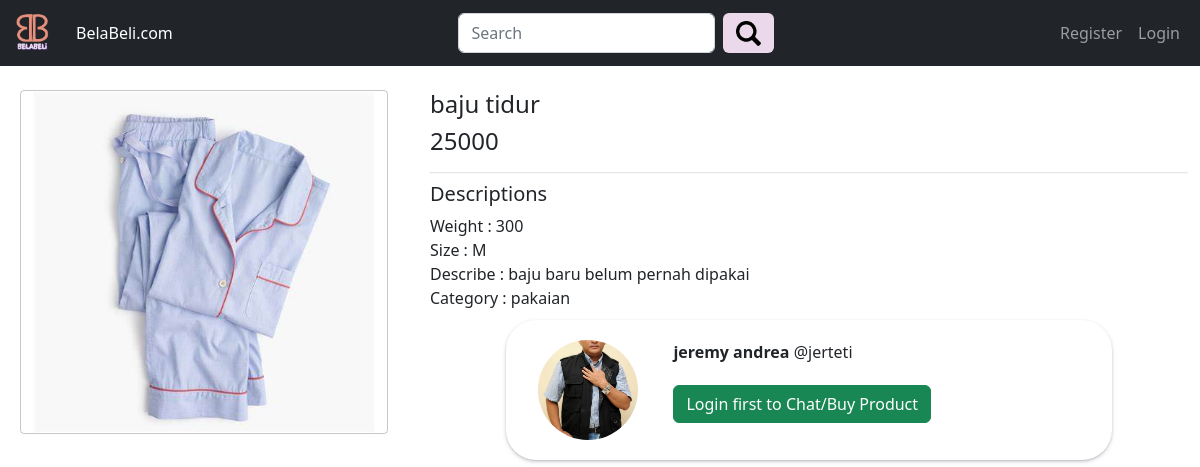
Page /detailProduct.php?product_id=1 on the committed database.
### tables this page shows
CREATE TABLE `product` (
  `product_id` int(100) NOT NULL,
  `product_name` varchar(100) NOT NULL,
  `product_price` int(100) NOT NULL,
  `product_weight` int(100) NOT NULL,
  `product_size` varchar(100) NOT NULL,
  `product_desc` varchar(500) NOT NULL,
  `product_category` varchar(100) NOT NULL,
  `user_id` int(100) NOT NULL,
  `product_img` text DEFAULT NULL
);

CREATE TABLE `user` (
  `user_id` int(11) NOT NULL,
  `username` varchar(300) NOT NULL,
  `fullname` varchar(500) NOT NULL,
  `password` text NOT NULL,
  `profilepic` text DEFAULT 'resource/img/user/blank.jpg'
);

### detailProduct.php (the view, shortened to what this page needs)
<?php
    include 'api/connect.php';
    if((!isset($_GET['product_id'])) || empty($_GET['product_id']) || !is_numeric($_GET['product_id'])) {
        header('Location: index.php');
    } else {
    $product_id = $_GET['product_id'];
    $sql = 'SELECT *
            FROM product p join user u on p.user_id = u.user_id
            WHERE p.product_id = ?';
    $stmt = $conn->prepare($sql);
    $stmt->execute([$product_id]);
    $row = $stmt->fetch();
    }
?>
<!DOCTYPE html>
<html lang="en">
    <head>
        <link href="https://cdn.jsdelivr.net/npm/bootstrap@5.2.3/dist/css/bootstrap.min.css" rel="stylesheet">
    </head>
    <body>
        <div class="container-fluid">
            <div class="row">
                <?php include 'includes/navbar.php'; ?>
            </div>
            <br>
            <div class="row" style="margin-top:66px">
                <div class="col-md-4 col-sm-4 photo">
                    <div class="container border border-dark border-opacity-25 rounded-1">
                        <?php
                                if ($row['product_img'] == null) {
                                    echo '<p class="container text-center gy-10 py-5">No Image Available</p>';
                                }
                                else {
                                    echo '<img class="card-img-top" src="'. $row['product_img'] .'" alt="Card image" style="width:100%;">';
                                };
                        ?>
                    </div>
                </div>
                <div class="col-md-8 col-sm-8 product">
                    <div class="row">
                        <div class="col">
                            <?php
                            echo '<h4>'.$row['product_name'].'</h4>';
                            echo '<h4>'.$row['product_price'].'</h4>';
                            ?>
                        </div>
                       <div class="col">
                       </div>
                    </div>
                    <hr>
                    <div class="row">
                        <h5>Descriptions</h5>
                        <div>
                            <?php
                                echo 'Weight : ' . $row['product_weight'] . '<br>';
                                echo 'Size : ' . $row['product_size'] . '<br>';
                                echo 'Describe : ' . $row['product_desc'] . '<br>';
                                echo 'Category : ' . $row['product_category'];
                            ?>
                        </div>
                    </div>
                    <div style="width:100%;display:flex;justify-content:center;align-items:center;">
                        <div onclick="window.location.href = 'detailToko.php?user_id=<?= $row['user_id']?>'" style="width:80%;box-shadow: rgba(50, 50, 93, 0.25) 0px 2px 5px -1px, rgba(0, 0, 0, 0.3) 0px 1px 3px -1px;border-radius:30px;padding:20px;margin-top:10px;cursor:pointer">
                            <div class="row justify-content-start">
                                <div class="col-md-3" style="display:flex;justify-content:center;align-items:center">
                                    <?php
                                        echo '<img class="rounded-circle shadow-4-strong pp" alt="avatar2" src="'.$row['profilepic'].'">';
                                    ?>
                                </div>
                                <div class="col-md-9 tulisan">
                                <?php
                                    echo '<b>'.$row['fullname'].'</b> @'.$row['username'].'</br>';
                                ?>
                                    <?php if(!isset($_SESSION['user_id'])){?>
                                        <a href = "user/login.php"><button class="btn btn-success" style="margin-top:5%">Login first to Chat/Buy Product</button></a>
                                    <?php } ?>
                                </div>
                            </div>
                        </div>
                    </div>
                </div>
            </div>
        </div>
    </body>
</html>

### detailProduct.php (style rules this page uses)
.photo { padding-left : 20px; }
.product { padding-left : 30px; }
hr { display: block; margin-top: 0.5em; margin-bottom: 0.5em; margin-left: auto; margin-right: auto; border-style: inset; border-width: 1px; }
.pp { height: 100px; object-fit: cover; width: 100px; border-radius: 200px; }

### rows in the picture
product: product_img (picture), product_name "baju tidur", product_price "25000", product_weight "300", product_size "M", product_desc "baju baru belum pernah dipakai", product_category "pakaian", user.profilepic (picture), user.fullname "jeremy andrea", user.username "jerteti"
